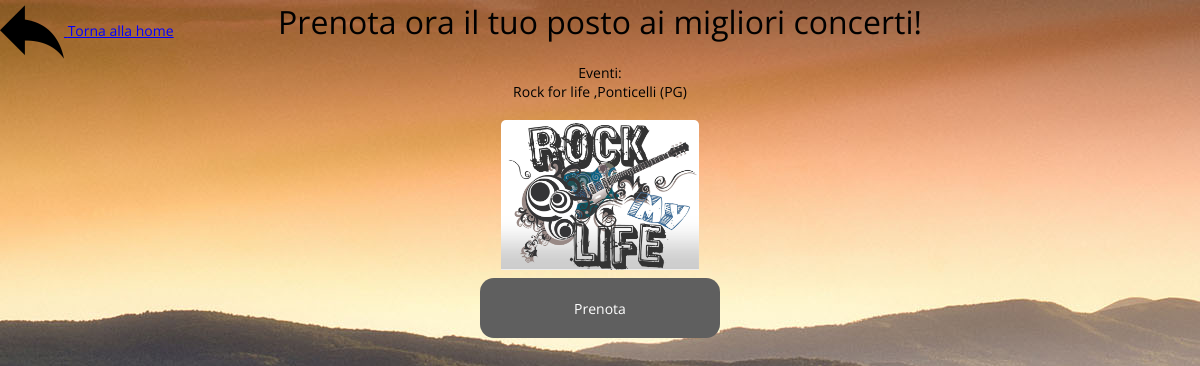
Page /php/prenota_concerto.php (signed in) on the committed database.
### tables this page shows
CREATE TABLE `eventi` (
  `ideventi` int(11) NOT NULL AUTO_INCREMENT,
  `tipologia` varchar(45) NOT NULL,
  `datainserimento` date NOT NULL,
  `maxpartecipanti` int(11) NOT NULL,
  `nome` varchar(45) NOT NULL,
  `cognome` varchar(45) NOT NULL,
  `descrizione` text,
  `dataevento` date NOT NULL,
  `titolo` varchar(45) NOT NULL,
  `luogo` varchar(45) NOT NULL,
  `image` varchar(45) DEFAULT NULL,
  `nomeutente` varchar(45) NOT NULL,
  PRIMARY KEY (`ideventi`)
);

### php/prenota_concerto.php (the view, shortened to what this page needs)
<!DOCTYPE html>
<html lang="it">
    <head>
        <link href="../css/style.css" rel="stylesheet" type="text/css">
    </head>
    <body>
        <a href="../index.php" class="allinea-bottone">
            <img id='freccia' src="../Immagini/indietro.png" alt="Torna indietro"> Torna alla home
        </a>
    </body>
    <?php
        require_once('./connection.php');
        print("<h1> Prenota ora il tuo posto ai migliori concerti!</h1>");
        if(isset($_SESSION['organizzatore']) || isset($_SESSION['utente'])) {
            $query = "
                        SELECT *
                        FROM eventi
                        WHERE tipologia = 'concerto'
                    ";
            $risultato = $dbCon->query($query) or trigger_error($dbCon->error."[$query]");
            $numeroRisultati = $risultato->num_rows;
            if($numeroRisultati != 0){
                echo "Eventi:";
                echo "<br>";
                while ($obj = $risultato->fetch_object()) {
                    echo $obj->titolo.' ,'.$obj->luogo;
                    print("<br> <br> <img src=" . $obj->image . " alt='Immagine'>");
                    print("
                        <form method='POST' action='./prenota_process.php'>
                            <button class='bottone-prenotazione'> Prenota </button>
                        </form>
                        ");
                    echo "<br>";
                }
            } else {
                print("<p> Non sono disponibili eventi di questa tipologia! Riprova più tardi! <br> </p> <a href='../index.php'> Torna indietro</a>");
            }
        } else {
            header('Location: ./login.php');
            exit;
        }
    ?>
</html>

### css/style.css (style rules this page uses)
* { padding: 0; margin: 0; font: 14px 'Open sans', sans-serif; color: black; transition: all .4s ease-in-out; }
body { background-image: url("../Immagini/sfondo.jpg"); background-repeat: no-repeat; background-attachment: fixed; background-size: cover; text-align: center; }
h1 { margin: 0; margin-bottom: 20px; font-size: 32px; color: black; }
.allinea-bottone { position: absolute; top: 0%; left: 0%; }
.bottone-prenotazione { border-radius: 14px; height: 60px; background-color: #5F5F5F; color: white; padding: 14px 20px; margin: 8px 0; border: none; cursor: pointer; width: 20%; }
img { border-radius: 5px 5px 0 0; max-width: 250px; max-height: 150px; }
audio, canvas, iframe, img, svg, video { vertical-align: middle; }

### rows in the picture
eventi: titolo "Rock for life", luogo "Ponticelli (PG)", image (picture)
